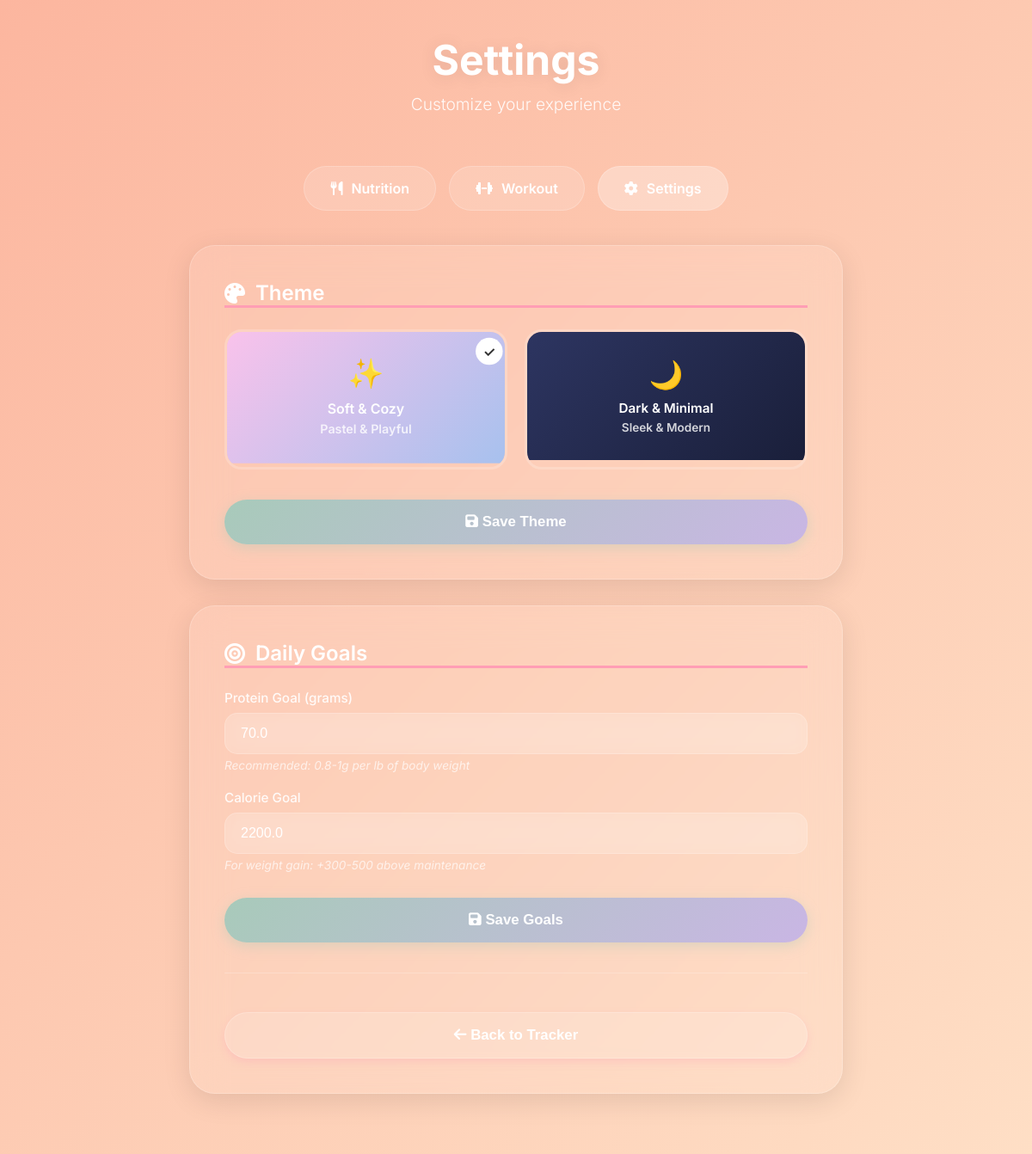
The app's page /settings, older data.
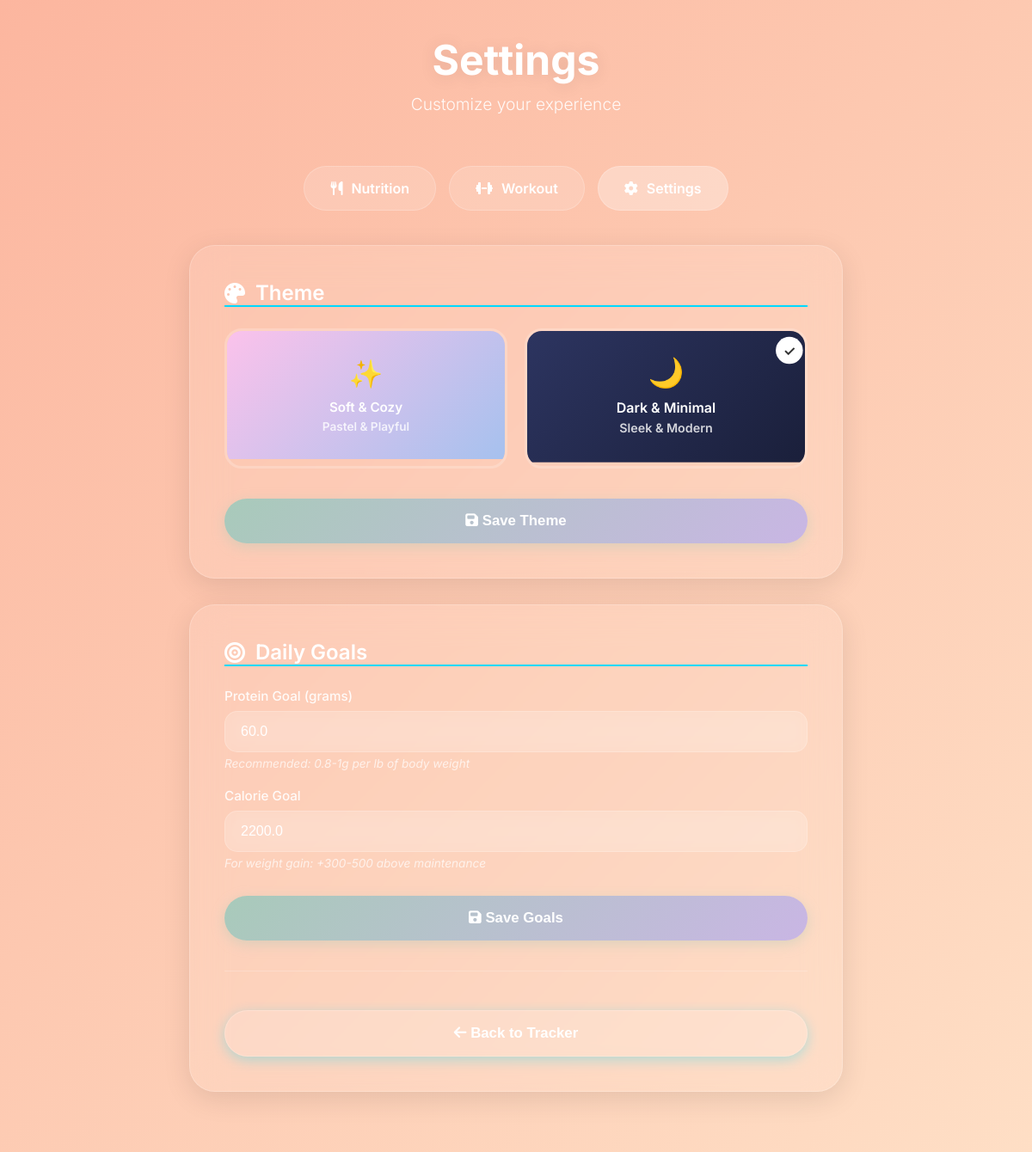
The same page, newer data.
### tables this page shows
CREATE TABLE settings (
            id INTEGER PRIMARY KEY,
            protein_goal REAL,
            calorie_goal REAL
        );

### app.py (the view)
@app.route('/settings')
def settings():
    goals = database.get_goals()
    theme = database.get_theme()
    return render_template('settings.html',
                           protein_goal=goals['protein_goal'],
                           calorie_goal=goals['calorie_goal'],
                           theme = theme)

### database.py (called while the page is built)
def get_goals():
    conn = sqlite3.connect(DATABASE_NAME)
    cursor = conn.cursor()
    cursor.execute('SELECT protein_goal, calorie_goal FROM settings WHERE id = 1')
    result = cursor.fetchone()
    conn.close()
    if result:
        return {'protein_goal': result[0], 'calorie_goal': result[1]}
    else:
        return {'protein_goal': 70, 'calorie_goal': 2300}

def get_theme():
    conn = sqlite3.connect(DATABASE_NAME)
    cursor = conn.cursor()
    cursor.execute('SELECT theme FROM user_preferences WHERE id = 1')
    result = cursor.fetchone()
    conn.close()
    return result[0] if result and result[0] else 'soft'

### templates/settings.html (shortened to what this page needs)
<!DOCTYPE html>
<html lang="en">
<head>
    <link rel="stylesheet" href="{{ url_for('static', filename=theme + '_theme.css') }}">
    <link rel="stylesheet" href="https://cdnjs.cloudflare.com/ajax/libs/font-awesome/6.4.0/css/all.min.css">
</head>
<body>
<div class="gradient-bg"></div>
<div class="container">
    <div class="header">
        <h1>Settings</h1>
        <p>Customize your experience</p>
    </div>
    <div class="nav-container">
        <a href="/" class="nav-btn">
            <i class="fas fa-utensils"></i> Nutrition
        </a>
        <a href="/gym" class="nav-btn">
            <i class="fas fa-dumbbell"></i> Workout
        </a>
        <a href="/settings" class="nav-btn active">
            <i class="fas fa-cog"></i> Settings
        </a>
    </div>
    <div class="glass-card">
        <h2 class="section-title">
            <i class="fas fa-palette"></i> Theme
        </h2>
        <form action="/update_theme" method="POST">
            <div class="theme-grid">
                <div class="theme-card soft">
                    <label for="soft">
                        <div style="font-size: 2rem; margin-bottom: 10px;">✨</div>
                        <div>Soft & Cozy</div>
                        <div style="font-size: 0.85rem; opacity: 0.8; margin-top: 5px;">Pastel & Playful</div>
                    </label>
                </div>
                <div class="theme-card minimal">
                    <label for="minimal">
                        <div style="font-size: 2rem; margin-bottom: 10px;">🌙</div>
                        <div>Dark & Minimal</div>
                        <div style="font-size: 0.85rem; opacity: 0.8; margin-top: 5px;">Sleek & Modern</div>
                    </label>
                </div>
            </div>
            <button type="submit" class="btn btn-primary">
                <i class="fas fa-save"></i> Save Theme
            </button>
        </form>
    </div>
    <div class="glass-card">
        <h2 class="section-title">
            <i class="fas fa-bullseye"></i> Daily Goals
        </h2>
        <form action="/update_settings" method="POST">
            <div class="form-group">
                <label>Protein Goal (grams)</label>
                <input type="number" step="0.1" name="protein_goal" value="{{ protein_goal }}" required>
                <p class="hint">Recommended: 0.8-1g per lb of body weight</p>
            </div>
            <div class="form-group">
                <label>Calorie Goal</label>
                <input type="number" name="calorie_goal" value="{{ calorie_goal }}" required>
                <p class="hint">For weight gain: +300-500 above maintenance</p>
            </div>
            <button type="submit" class="btn btn-primary">
                <i class="fas fa-save"></i> Save Goals
            </button>
        </form>
        <div class="divider"></div>
        <a href="/" style="text-decoration: none;">
            <button class="btn btn-secondary">
                <i class="fas fa-arrow-left"></i> Back to Tracker
            </button>
        </a>
    </div>
</div>
</body>
</html>

Row changes from the older to the newer data that the page shows:
changed settings: protein_goal "70.0" → "60.0"
